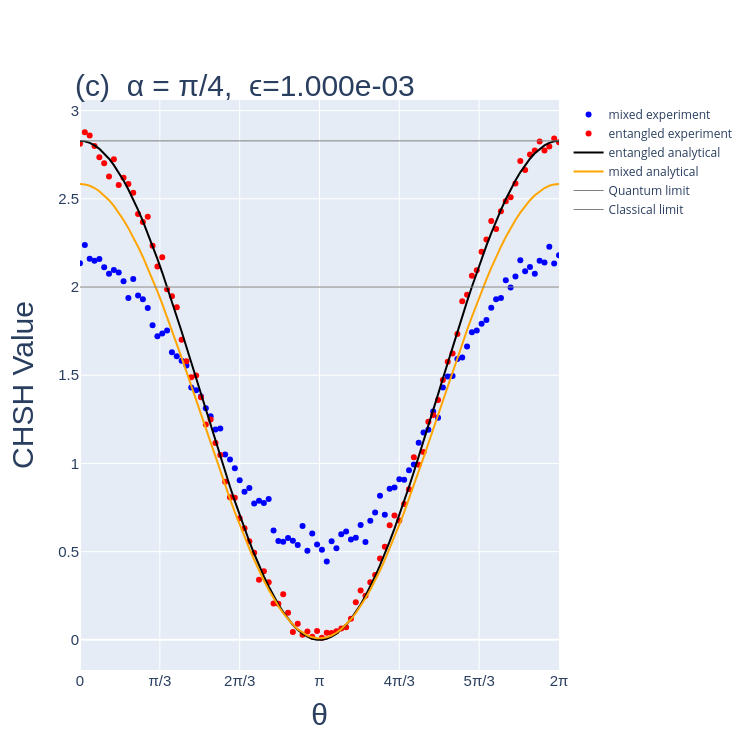

This figure's notebook cell:
### Code cell
N_data = 100

# 4. Create the corresponding θ
θ = np.linspace(0, 2 * np.pi, N_data)

# 1. Variables for formatting quantities outside figure
tick_font_size = 15
axes_label_font_size = 30
title_fontsize = 30
font_family = "Arial"

ϵ_val = 1e-3 


fig = go.Figure()

##############         Experimental         ##############
fig.add_trace(go.Scatter(
    x=θ, 
    y=chsh_mixed, 
    mode='markers', 
    name='mixed experiment',
    line=dict(color='blue', width=2)
))
fig.add_trace(go.Scatter(
    x=θ, 
    y=np.abs(chsh_ent), 
    mode='markers', 
    name='entangled experiment',
    line=dict(color='red', width=2)
))
##############         Analytical         ##############
fig.add_trace(go.Scatter(
    x=θ, 
    y=analytical_CHSH(theta_FSS=θ,Pt=1.0), 
    mode='lines', 
    name='entangled analytical',
    line=dict(color='black', width=2)
))
fig.add_trace(go.Scatter(
    x=θ, 
    y=analytical_CHSH(theta_FSS=θ,Pt=0.9107), 
    mode='lines', 
    name='mixed analytical',
    line=dict(color='orange', width=2)
))
##############         LIMITS         ##############

fig.add_trace(go.Scatter(
    x=θ, 
    y=2*np.sqrt(2)*np.ones(len(θ)), 
    mode='lines', 
    name='Quantum limit',
    line=dict(color='gray', width=1)
))
fig.add_trace(go.Scatter(
    x=θ, 
    y=2*np.ones(len(θ)), 
    mode='lines', 
    name='Classical limit',
    line=dict(color='gray', width=1)
))

# 2 & 3. Update the layout with the specific formatting required
fig.update_layout(
    xaxis=dict(
        title=dict(
            text='θ',
            font=dict(size=axes_label_font_size, family=font_family)
        ), 
        tickfont=dict(size=tick_font_size, family=font_family),                    
        tickmode='array',
        tickvals=[0, np.pi/3, 2*np.pi/3, np.pi, 4*np.pi/3, 5*np.pi/3, 2*np.pi],
        ticktext=['0', 'π/3', '2π/3', 'π', '4π/3', '5π/3', '2π'],
        range=[0, 2 * np.pi]
    ),
    yaxis=dict(
        title=dict(
            text='CHSH Value',  # Update y-axis label as needed
            font=dict(size=axes_label_font_size, family=font_family)
        ),
        tickfont=dict(size=tick_font_size, family=font_family)
    ),
    title=dict(
        text=f"(c)\t\tα = π/4,  ϵ={ϵ_val:1.3e}",
        font=dict(size=title_fontsize, family=font_family),
        x=0.1, 
        y=0.9
    ),
    autosize=False,
    width=750,
    height=750,
    margin=dict(l=80, r=40, t=100, b=80) # Added margin so large labels are not cut off
)

# Display the figure
fig.show()
